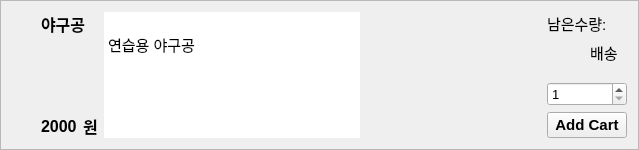
               <widget class="QFrame" name="frame_13">
                <property name="maximumSize">
                 <size>
                  <width>700</width>
                  <height>150</height>
                 </size>
                </property>
                <property name="font">
                 <font>
                  <pointsize>10</pointsize>
                 </font>
                </property>
                <property name="frameShape">
                 <enum>QFrame::StyledPanel</enum>
                </property>
                <property name="frameShadow">
                 <enum>QFrame::Raised</enum>
                </property>
                <layout class="QHBoxLayout" name="horizontalLayout_38">
                 <item>
                  <widget class="QLabel" name="label_35">
                   <property name="maximumSize">
                    <size>
                     <width>180</width>
                     <height>120</height>
                    </size>
                   </property>
                   <property name="text">
                    <string/>
                   </property>
                   <property name="pixmap">
                    <pixmap resource="resources.qrc">:/image/icon/baseball_ballㅣ.jpg</pixmap>
                   </property>
                   <property name="scaledContents">
                    <bool>true</bool>
                   </property>
                  </widget>
                 </item>
                 <item>
                  <layout class="QVBoxLayout" name="verticalLayout_40">
                   <property name="leftMargin">
                    <number>15</number>
                   </property>
                   <item>
                    <layout class="QVBoxLayout" name="verticalLayout_41">
                     <item>
                      <widget class="QLabel" name="Customer_Gui_labelProductName_5">
                       <property name="font">
                        <font>
                         <pointsize>12</pointsize>
                         <weight>75</weight>
                         <bold>true</bold>
                        </font>
                       </property>
                       <property name="text">
                        <string>야구공</string>
                       </property>
                      </widget>
                     </item>
                    </layout>
                   </item>
                   <item>
                    <spacer name="verticalSpacer_15">
                     <property name="orientation">
                      <enum>Qt::Vertical</enum>
                     </property>
                     <property name="sizeHint" stdset="0">
                      <size>
                       <width>20</width>
                       <height>40</height>
                      </size>
                     </property>
                    </spacer>
                   </item>
                   <item>
                    <layout class="QHBoxLayout" name="horizontalLayout_16">
                     <item>
                      <widget class="QLabel" name="Customer_Gui_labelPrice_5">
                       <property name="font">
                        <font>
                         <pointsize>12</pointsize>
                         <weight>75</weight>
                         <bold>true</bold>
                        </font>
                       </property>
                       <property name="text">
                        <string>2000</string>
                       </property>
                      </widget>
                     </item>
                     <item>
                      <widget class="QLabel" name="label_17">
                       <property name="font">
                        <font>
                         <pointsize>12</pointsize>
                         <weight>75</weight>
                         <bold>true</bold>
                        </font>
                       </property>
                       <property name="text">
                        <string>원</string>
                       </property>
                      </widget>
                     </item>
                    </layout>
                   </item>
                  </layout>
                 </item>
                 <item>
                  <widget class="QTextEdit" name="textEdit_5">
                   <property name="styleSheet">
                    <string notr="true">border: none;</string>
                   </property>
                   <property name="readOnly">
                    <bool>true</bool>
                   </property>
                   <property name="html">
                    <string>&lt;!DOCTYPE HTML PUBLIC &quot;-//W3C//DTD HTML 4.0//EN&quot; &quot;http://www.w3.org/TR/REC-html40/strict.dtd&quot;&gt;
&lt;html&gt;&lt;head&gt;&lt;meta name=&quot;qrichtext&quot; content=&quot;1&quot; /&gt;&lt;style type=&quot;text/css&quot;&gt;
p, li { white-space: pre-wrap; }
&lt;/style&gt;&lt;/head&gt;&lt;body style=&quot; font-family:'Ubuntu'; font-size:11pt; font-weight:400; font-style:normal;&quot;&gt;
&lt;p style=&quot; margin-top:0px; margin-bottom:0px; margin-left:0px; margin-right:0px; -qt-block-indent:0; text-indent:0px;&quot;&gt;&lt;br /&gt;연습용 야구공&lt;/p&gt;
&lt;p style=&quot;-qt-paragraph-type:empty; margin-top:0px; margin-bottom:0px; margin-left:0px; margin-right:0px; -qt-block-indent:0; text-indent:0px;&quot;&gt;&lt;br /&gt;&lt;/p&gt;&lt;/body&gt;&lt;/html&gt;</string>
                   </property>
                  </widget>
                 </item>
                 <item>
                  <spacer name="horizontalSpacer_12">
                   <property name="orientation">
                    <enum>Qt::Horizontal</enum>
                   </property>
                   <property name="sizeHint" stdset="0">
                    <size>
                     <width>181</width>
                     <height>20</height>
                    </size>
                   </property>
                  </spacer>
                 </item>
                 <item>
                  <layout class="QVBoxLayout" name="verticalLayout_43">
                   <item>
                    <layout class="QHBoxLayout" name="horizontalLayout_17">
                     <item>
                      <widget class="QLabel" name="stockText1_5">
                       <property name="font">
                        <font>
                         <pointsize>11</pointsize>
                        </font>
                       </property>
                       <property name="text">
                        <string>남은수량:</string>
                       </property>
                      </widget>
                     </item>
                     <item>
                      <widget class="QLabel" name="Customer_Gui_labelStock_5">
                       <property name="text">
                        <string/>
                       </property>
                      </widget>
                     </item>
                    </layout>
                   </item>
                   <item>
                    <layout class="QHBoxLayout" name="horizontalLayout_39">
                     <item>
                      <widget class="QLabel" name="Customer_Gui_labelDelivery_5">
                       <property name="text">
                        <string/>
                       </property>
                      </widget>
                     </item>
                     <item>
                      <widget class="QLabel" name="deliveryText1_5">
                       <property name="font">
                        <font>
                         <pointsize>11</pointsize>
                        </font>
                       </property>
                       <property name="layoutDirection">
                        <enum>Qt::LeftToRight</enum>
                       </property>
                       <property name="text">
                        <string>배송</string>
                       </property>
                      </widget>
                     </item>
                    </layout>
                   </item>
                   <item>
                    <spacer name="verticalSpacer_16">
                     <property name="orientation">
                      <enum>Qt::Vertical</enum>
                     </property>
                     <property name="sizeHint" stdset="0">
                      <size>
                       <width>20</width>
                       <height>18</height>
                      </size>
                     </property>
                    </spacer>
                   </item>
                   <item>
                    <layout class="QVBoxLayout" name="verticalLayout_44">
                     <item>
                      <widget class="QSpinBox" name="Customer_Gui_spinboxQuantity_5">
                       <property name="minimum">
                        <number>1</number>
                       </property>
                      </widget>
                     </item>
                     <item>
                      <widget class="QPushButton" name="Customer_Gui_btnAddCart_5">
                       <property name="font">
                        <font>
                         <pointsize>11</pointsize>
                         <weight>75</weight>
                         <bold>true</bold>
                        </font>
                       </property>
                       <property name="text">
                        <string>Add Cart</string>
                       </property>
                      </widget>
                     </item>
                    </layout>
                   </item>
                  </layout>
                 </item>
                </layout>
               </widget>
